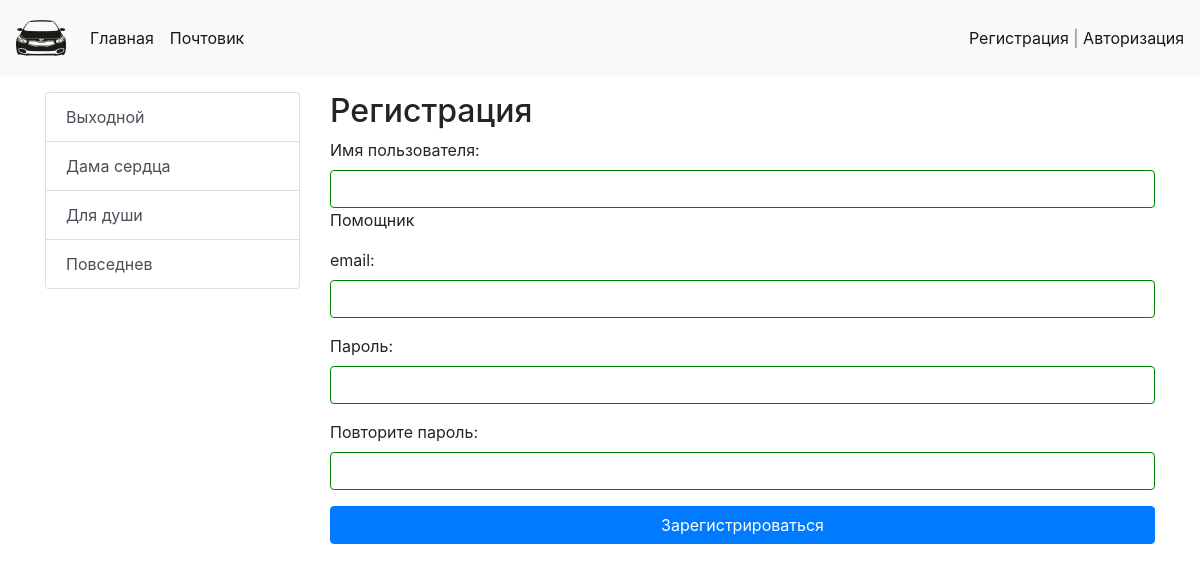
Screenshot of /register/ with the database file from the repository.
### news/models.py (models this page shows, shortened)
class Category(models.Model):
    title = models.CharField(max_length=150, db_index=True, verbose_name='Наименование категории')
    def get_absolute_url(self):
        return reverse('category', kwargs={'category_id': self.pk})
    class Meta:
        verbose_name = 'Категория'
        verbose_name_plural = 'Категории'
        ordering = ['title']

### news/views.py (the view)
# urls.py: path('register/', views.register, name='register'),
def register(request):
    if request.method == 'POST':
        form = UserRegisterForm(request.POST)
        if form.is_valid():
            user = form.save()
            login(request, user)
            messages.success(request, 'Успешная регистрация')
            return redirect('home')
        else:
            messages.error(request, 'Неудачная регистрация')
    else:
        form = UserRegisterForm()
    return render(request, 'news/register.html', {'form': form})

### news/forms.py
class UserRegisterForm(UserCreationForm):
    username = forms.CharField(label='Имя пользователя', help_text='Помощник',
                               widget=forms.TextInput(attrs={'class': 'form-control'}))
    password1 = forms.CharField(label='Пароль', widget=forms.PasswordInput(attrs={'class': 'form-control'}))
    password2 = forms.CharField(label='Повторите пароль', widget=forms.PasswordInput(attrs={'class': 'form-control'}))
    email = forms.EmailField(label='email', widget=forms.EmailInput(attrs={'class': 'form-control'}))
    class Meta:
        model = User
        fields = ('username', 'email', 'password1', 'password2')

### news/templatetags/news_tags.py (called while the page is built)
@register.simple_tag
def get_categories():
    return Category.objects.all()

### news/templates/news/register.html (shortened to what this page needs)
{% extends 'base.html' %}
{% block sidebar %}
    {% include 'inc/_sidebar.html' %}
{% endblock %}
{% block content %}
    <h2>Регистрация</h2>
    <form method="post">
        {{ form.as_p }}
        <button type="submit" class="btn btn-primary btn-block">Зарегистрироваться</button>
    </form>
{% endblock %}

### templates/inc/_sidebar.html
{% load news_tags %}
{% get_categories as categories %}
<div class="list-group">
        {% for i in categories %}
            <a href="{{ i.get_absolute_url }}" class="list-group-item list-group-item-action">{{ i.title }}</a>
        {% endfor %}
</div>

### rows the page displays
Category: title "Выходной"
Category: title "Дама сердца"
Category: title "Для души"
Category: title "Повседнев"
